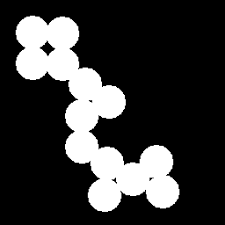
#> input picture morphing/dots.png, 225 x 225 px
$ python test.py
#> lines starting #> are read from the running program, lines starting #| are printed output that depends on the picture; after the words box and inside, x2 and y2 are one past the last pixel; in counts of white or black regions, pixels touching at a corner belong together
#!/usr/bin/env python3
# -*- coding: utf-8 -*-
"""
Created on Fri Sep 29 13:02:31 2023

@author: bmiit202006100110040
"""

# Python program to explain cv2.erode() method

# importing cv2
import cv2

# importing numpy
import numpy as np

# path
path = 'dots.png'

# Reading an image in default mode
img= cv2.imread(path,0)
#> img is the input picture: shape (225, 225); min 0, max 255, mean 55.5

thresh, binary = cv2.threshold(img, 0, 255, cv2.THRESH_BINARY + cv2.THRESH_OTSU) #binary
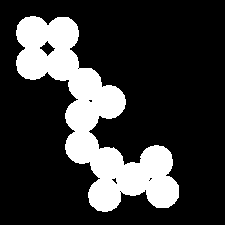
#> binary: shape (225, 225); 21.8% white; 1 white region, box (x1, y1, x2, y2) and area: (16, 16, 179, 212) 11027
#> thresh = 126
binary = cv2.bitwise_not(binary)

# Window name in which image is displayed
window_name = 'Image'

# Creating kernel
kernel = np.ones((5, 5), np.uint8)

# Using cv2.erode() method
new = cv2.erode(binary, kernel)
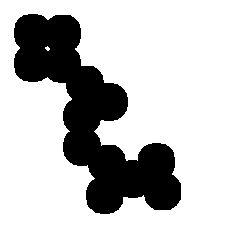
#> new: shape (225, 225); 74% white; 1 black region, box (x1, y1, x2, y2) and area: (14, 14, 181, 214) 13181

# Displaying the image
cv2.imshow("OG", img)
cv2.imshow("New", new)
cv2.imshow("Binary", binary)

cv2.waitKey(0)

cv2.destroyAllWindows()

$ run again, with morphing/images.png copied over morphing/dots.png
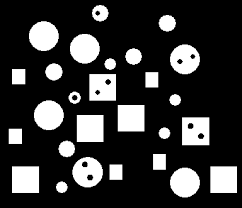
#> input picture morphing/images.png, 242 x 208 px
#> img is the input picture: shape (208, 242); min 0, max 255, mean 55.2
#> `thresh, binary = cv2.threshold(img, 0, 255, cv2.THRESH_BINARY + cv2.TH..`:
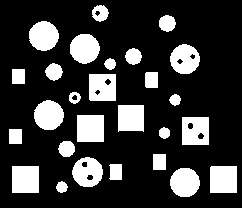
#> binary: shape (208, 242); 21.8% white; 27 white regions, largest, box (x1, y1, x2, y2) and area: (77, 115, 104, 142) 729, (12, 166, 39, 193) 729, (210, 166, 237, 193) 728
#> thresh = 123
#> `new = cv2.erode(binary, kernel)`:
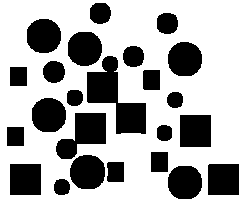
#> new: shape (208, 242); 68.1% white; 24 black regions, largest, box (x1, y1, x2, y2) and area: (87, 56, 146, 134) 2085, (56, 113, 106, 159) 1321, (180, 115, 211, 147) 992
